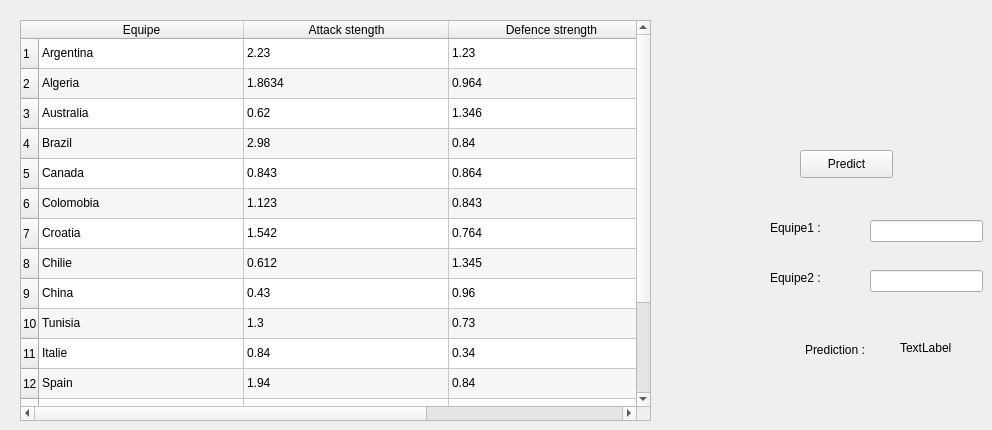
    <widget class="QWidget" name="tab_2">
     <attribute name="title">
      <string>Prediction</string>
     </attribute>
     <widget class="QPushButton" name="pushButton_predict">
      <property name="geometry">
       <rect>
        <x>800</x>
        <y>150</y>
        <width>93</width>
        <height>28</height>
       </rect>
      </property>
      <property name="text">
       <string>Predict</string>
      </property>
     </widget>
     <widget class="QTableWidget" name="tableWidget_5">
      <property name="geometry">
       <rect>
        <x>20</x>
        <y>20</y>
        <width>631</width>
        <height>401</height>
       </rect>
      </property>
      <property name="sizeAdjustPolicy">
       <enum>QAbstractScrollArea::AdjustIgnored</enum>
      </property>
      <property name="editTriggers">
       <set>QAbstractItemView::NoEditTriggers</set>
      </property>
      <property name="alternatingRowColors">
       <bool>true</bool>
      </property>
      <attribute name="horizontalHeaderCascadingSectionResizes">
       <bool>false</bool>
      </attribute>
      <attribute name="horizontalHeaderDefaultSectionSize">
       <number>205</number>
      </attribute>
      <attribute name="horizontalHeaderShowSortIndicator" stdset="0">
       <bool>false</bool>
      </attribute>
      <attribute name="horizontalHeaderStretchLastSection">
       <bool>false</bool>
      </attribute>
      <row>
       <property name="text">
        <string>1</string>
       </property>
      </row>
      <row>
       <property name="text">
        <string>2</string>
       </property>
      </row>
      <row>
       <property name="text">
        <string>3</string>
       </property>
      </row>
      <row>
       <property name="text">
        <string>4</string>
       </property>
      </row>
      <row>
       <property name="text">
        <string>5</string>
       </property>
      </row>
      <row>
       <property name="text">
        <string>6</string>
       </property>
      </row>
      <row>
       <property name="text">
        <string>7</string>
       </property>
      </row>
      <row>
       <property name="text">
        <string>8</string>
       </property>
      </row>
      <row>
       <property name="text">
        <string>9</string>
       </property>
      </row>
      <row>
       <property name="text">
        <string>10</string>
       </property>
      </row>
      <row>
       <property name="text">
        <string>11</string>
       </property>
      </row>
      <row>
       <property name="text">
        <string>12</string>
       </property>
      </row>
      <row>
       <property name="text">
        <string>13</string>
       </property>
      </row>
      <row>
       <property name="text">
        <string>14</string>
       </property>
      </row>
      <row>
       <property name="text">
        <string>15</string>
       </property>
      </row>
      <row>
       <property name="text">
        <string>16</string>
       </property>
      </row>
      <column>
       <property name="text">
        <string>Equipe</string>
       </property>
      </column>
      <column>
       <property name="text">
        <string>Attack stength</string>
       </property>
      </column>
      <column>
       <property name="text">
        <string>Defence strength</string>
       </property>
      </column>
      <item row="0" column="0">
       <property name="text">
        <string>Argentina</string>
       </property>
      </item>
      <item row="0" column="1">
       <property name="text">
        <string>2.23</string>
       </property>
      </item>
      <item row="0" column="2">
       <property name="text">
        <string>1.23</string>
       </property>
      </item>
      <item row="1" column="0">
       <property name="text">
        <string>Algeria</string>
       </property>
      </item>
      <item row="1" column="1">
       <property name="text">
        <string>1.8634</string>
       </property>
      </item>
      <item row="1" column="2">
       <property name="text">
        <string>0.964</string>
       </property>
      </item>
      <item row="2" column="0">
       <property name="text">
        <string>Australia</string>
       </property>
      </item>
      <item row="2" column="1">
       <property name="text">
        <string>0.62</string>
       </property>
      </item>
      <item row="2" column="2">
       <property name="text">
        <string>1.346</string>
       </property>
      </item>
      <item row="3" column="0">
       <property name="text">
        <string>Brazil</string>
       </property>
      </item>
      <item row="3" column="1">
       <property name="text">
        <string>2.98</string>
       </property>
      </item>
      <item row="3" column="2">
       <property name="text">
        <string>0.84</string>
       </property>
      </item>
      <item row="4" column="0">
       <property name="text">
        <string>Canada</string>
       </property>
      </item>
      <item row="4" column="1">
       <property name="text">
        <string>0.843</string>
       </property>
      </item>
      <item row="4" column="2">
       <property name="text">
        <string>0.864</string>
       </property>
      </item>
      <item row="5" column="0">
       <property name="text">
        <string>Colomobia</string>
       </property>
      </item>
      <item row="5" column="1">
       <property name="text">
        <string>1.123</string>
       </property>
      </item>
      <item row="5" column="2">
       <property name="text">
        <string>0.843</string>
       </property>
      </item>
      <item row="6" column="0">
       <property name="text">
        <string>Croatia</string>
       </property>
      </item>
      <item row="6" column="1">
       <property name="text">
        <string>1.542</string>
       </property>
      </item>
      <item row="6" column="2">
       <property name="text">
        <string>0.764</string>
       </property>
      </item>
      <item row="7" column="0">
       <property name="text">
        <string>Chilie</string>
       </property>
      </item>
      <item row="7" column="1">
       <property name="text">
        <string>0.612</string>
       </property>
      </item>
      <item row="7" column="2">
       <property name="text">
        <string>1.345</string>
       </property>
      </item>
      <item row="8" column="0">
       <property name="text">
        <string>China</string>
       </property>
      </item>
      <item row="8" column="1">
       <property name="text">
        <string>0.43</string>
       </property>
      </item>
      <item row="8" column="2">
       <property name="text">
        <string>0.96</string>
       </property>
      </item>
      <item row="9" column="0">
       <property name="text">
        <string>Tunisia</string>
       </property>
      </item>
      <item row="9" column="1">
       <property name="text">
        <string>1.3</string>
       </property>
      </item>
      <item row="9" column="2">
       <property name="text">
        <string>0.73</string>
       </property>
      </item>
      <item row="10" column="0">
       <property name="text">
        <string>Italie</string>
       </property>
      </item>
      <item row="10" column="1">
       <property name="text">
        <string>0.84</string>
       </property>
      </item>
      <item row="10" column="2">
       <property name="text">
        <string>0.34</string>
       </property>
      </item>
      <item row="11" column="0">
       <property name="text">
        <string>Spain</string>
       </property>
      </item>
      <item row="11" column="1">
       <property name="text">
        <string>1.94</string>
       </property>
      </item>
      <item row="11" column="2">
       <property name="text">
        <string>0.84</string>
       </property>
      </item>
      <item row="12" column="0">
       <property name="text">
        <string>Oman</string>
       </property>
      </item>
      <item row="12" column="1">
       <property name="text">
        <string>0.36</string>
       </property>
      </item>
      <item row="12" column="2">
       <property name="text">
        <string>1.9</string>
       </property>
      </item>
      <item row="13" column="0">
       <property name="text">
        <string>fuji</string>
       </property>
      </item>
      <item row="13" column="1">
       <property name="text">
        <string>0.23</string>
       </property>
      </item>
      <item row="13" column="2">
       <property name="text">
        <string>3.9</string>
       </property>
      </item>
      <item row="14" column="0">
       <property name="text">
        <string>Mali</string>
       </property>
      </item>
      <item row="14" column="1">
       <property name="text">
        <string>0.84</string>
       </property>
      </item>
      <item row="14" column="2">
       <property name="text">
        <string>0.89</string>
       </property>
      </item>
      <item row="15" column="0">
       <property name="text">
        <string>Marocco</string>
       </property>
      </item>
      <item row="15" column="1">
       <property name="text">
        <string>1.15</string>
       </property>
      </item>
      <item row="15" column="2">
       <property name="text">
        <string>0.34</string>
       </property>
      </item>
     </widget>
     <widget class="QLineEdit" name="lineEdit_eq1">
      <property name="geometry">
       <rect>
        <x>870</x>
        <y>220</y>
        <width>113</width>
        <height>22</height>
       </rect>
      </property>
      <property name="readOnly">
       <bool>true</bool>
      </property>
     </widget>
     <widget class="QLineEdit" name="lineEdit_eq2">
      <property name="geometry">
       <rect>
        <x>870</x>
        <y>270</y>
        <width>113</width>
        <height>22</height>
       </rect>
      </property>
      <property name="readOnly">
       <bool>true</bool>
      </property>
     </widget>
     <widget class="QLabel" name="label_RS">
      <property name="geometry">
       <rect>
        <x>900</x>
        <y>340</y>
        <width>56</width>
        <height>16</height>
       </rect>
      </property>
      <property name="text">
       <string>TextLabel</string>
      </property>
     </widget>
     <widget class="QLabel" name="label_28">
      <property name="geometry">
       <rect>
        <x>770</x>
        <y>220</y>
        <width>56</width>
        <height>16</height>
       </rect>
      </property>
      <property name="text">
       <string>Equipe1 :</string>
      </property>
     </widget>
     <widget class="QLabel" name="label_29">
      <property name="geometry">
       <rect>
        <x>770</x>
        <y>270</y>
        <width>56</width>
        <height>16</height>
       </rect>
      </property>
      <property name="text">
       <string>Equipe2 :</string>
      </property>
     </widget>
     <widget class="QLabel" name="label_30">
      <property name="geometry">
       <rect>
        <x>805</x>
        <y>340</y>
        <width>71</width>
        <height>20</height>
       </rect>
      </property>
      <property name="text">
       <string>Prediction :</string>
      </property>
     </widget>
    </widget>
